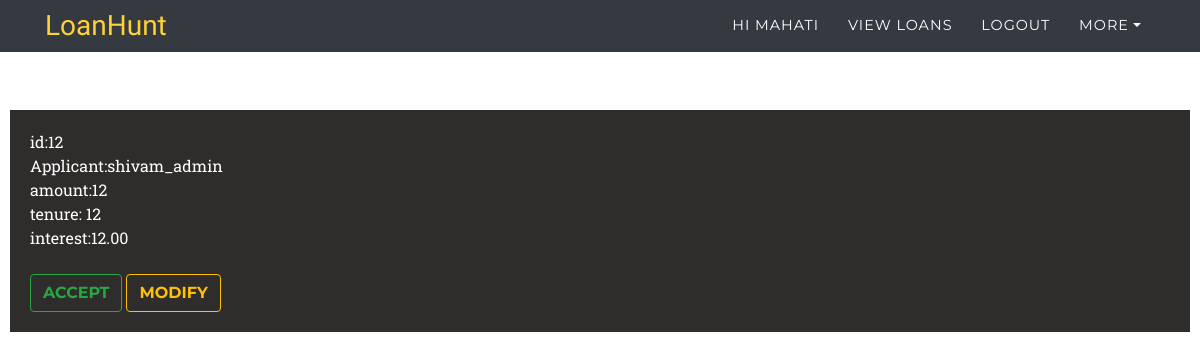
Page /loan/loan_view (signed in) on the committed database.
### loans/models.py (models this page shows, shortened)
class loans(models.Model):
    applicant=models.ForeignKey(User,on_delete=models.CASCADE,null=True,blank=True)
    lender=models.ForeignKey(User,on_delete=models.CASCADE,null=True,blank=True,related_name='lender_user')
    applied_date=models.DateTimeField(default=datetime.now)
    accepted_date=models.DateTimeField(null=True,blank=True)
    status=models.BooleanField(default=False)
    amt=models.IntegerField()
    tenure=models.IntegerField()
    interest=models.DecimalField(decimal_places=2,max_digits=4)

### loans/views.py (the view)
# urls.py: path('loan/loan_view',loan_views.loan_view,name="loan_view"),
@login_required
def loan_view(request):
    loan=loans.objects.all()
    l=[]
    for i in loan:
        if i.applicant!=request.user and (not i.status):
            l.append(i)
    context={'loans':l}
    return render(request,'loans/loan_view.html',context)

### template/loans/loan_view.html
{% extends 'index.html' %}
{% block content %}
<div class="loan_applied">
    {% for i in loans %}
    <div class="item">
        id:{{ i.pk }}<br>
        Applicant:{{ i.applicant }}<br>
        amount:{{ i.amt }}<br>
        tenure: {{ i.tenure }}<br>
        interest:{{ i.interest }}<br><br>
        <a href="{% url 'loan_accept' i.pk %}"><button type="submit" class="btn btn-outline-success">ACCEPT</button></a>
        <a href="{% url 'loan_modify_request' i.pk %}"><button type="submit" class="btn btn-outline-warning">MODIFY</button></a>
    </div><br>
    {% endfor %}
</div>
{% endblock content %}

### template/index.html (shortened to what this page needs)
<!DOCTYPE html>
<html>
{% load static %}
<head>
    <link rel="stylesheet" href="{% static 'assets/css/styles.css' %}">
    <link rel="stylesheet" href="{% static 'assets/bootstrap/css/bootstrap.min.css' %}">
    <link rel="stylesheet" href="{% static 'assets/fonts/font-awesome.min.css' %}">
</head>
<body id="page-top">
    <nav class="navbar navbar-dark navbar-expand-lg fixed-top bg-dark" id="mainNav" style="height: 52px;">
        <div class="container"><a class="navbar-brand" href="{% url 'home' %}">LoanHunt</a>
            <div class="collapse navbar-collapse" id="navbarResponsive">
                <ul class="nav navbar-nav ml-auto text-uppercase">
                    {% if not user.is_authenticated %}
                    <li class="nav-item" role="presentation"><a class="nav-link js-scroll-trigger"
                            href="{% url 'register' %}">signup</a></li>
                    <li class="nav-item" role="presentation"><a class="nav-link js-scroll-trigger"
                            href="{% url 'login' %}">signin</a></li>
                    {% else %}
                    <li class="nav-item" role="presentation"><a class="nav-link js-scroll-trigger"
                            href="{% url 'user_profile' %}">Hi {{ user.username }}</a></li>
                    <li class="nav-item" role="presentation"><a class="nav-link js-scroll-trigger"
                            href="{% url 'loan_view' %}">view loans</a></li>
                    <li class="nav-item" role="presentation"><a class="nav-link js-scroll-trigger"
                            href="{% url 'logout' %}">logout</a></li>
                    <li class="nav-item dropdown "><a class="dropdown-toggle nav-link" data-toggle="dropdown"
                            aria-expanded="true" href="#">more</a>
                    </li>
                    {% endif %}
                </ul>
            </div>
        </div>
    </nav>
    {% block content %}
    {% endblock content %}
</body>
</html>

### static/assets/css/styles.css (style rules this page uses)
.loan_applied { display: flex; flex-direction: column; margin-top: 100px; padding: 10px; }
.item { background-color: rgb(47, 44, 44); color:white; padding:20px; transition-property: all; transition-duration: 0.5s; cursor: pointer; }

### rows in the picture
loans: pk "12", applicant "shivam_admin", amt "12", tenure "12", interest "12.00"

### other values in the picture
{{ user.username }} "MAHATI"
